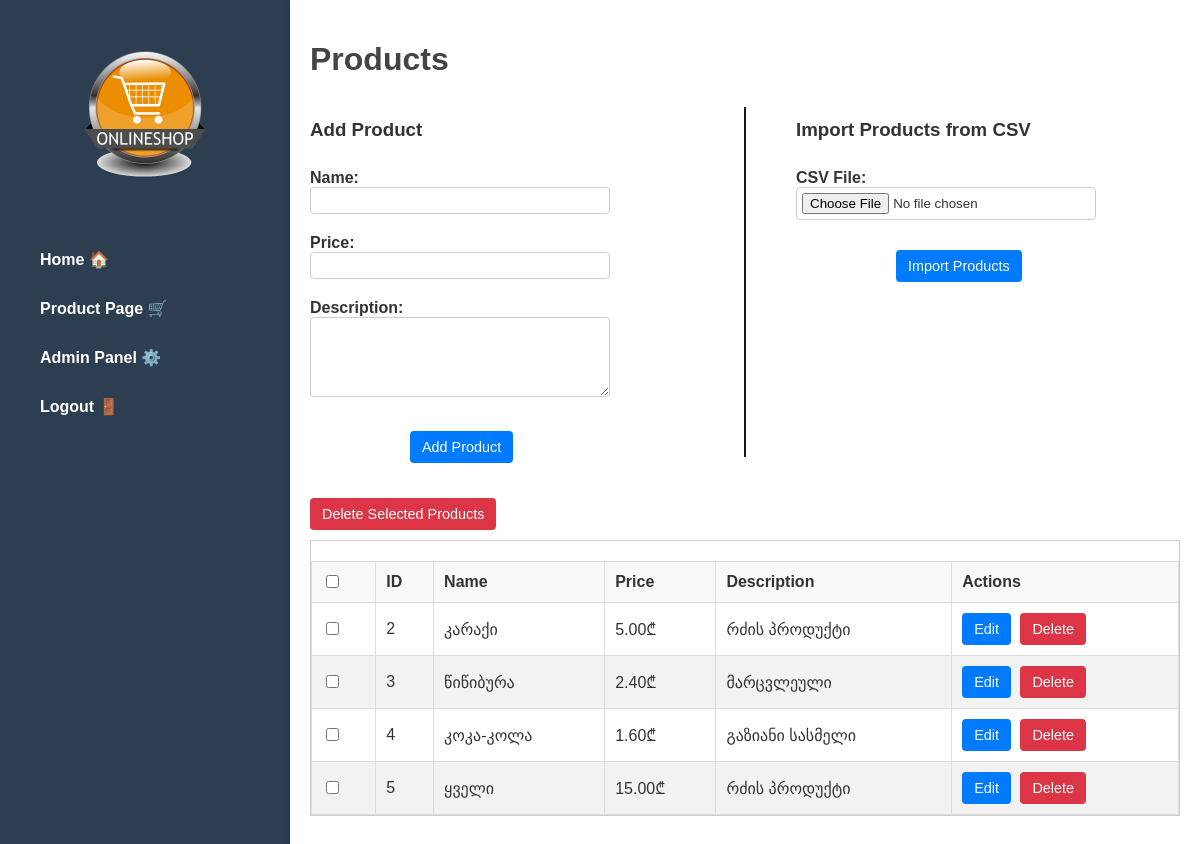
Before: /product/ (signed in) with the older database file.
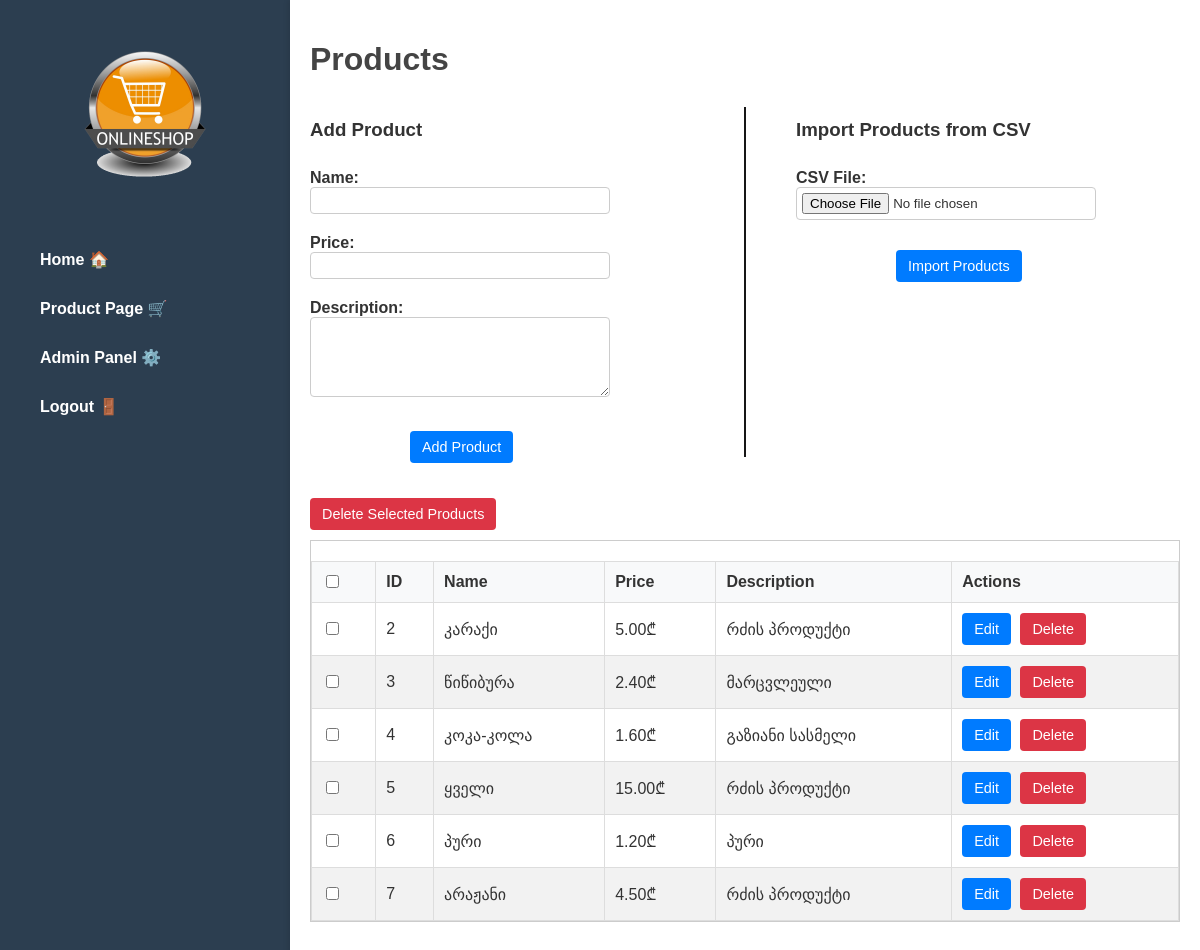
After: the same page with the newer database file.
### ProductShop/models.py (models this page shows, shortened)
class Product(models.Model):
    name = models.CharField(max_length=255)
    price = models.DecimalField(max_digits=10, decimal_places=2)
    description = models.TextField()

### ProductShop/views.py (the view, shortened to what this page needs)
# urls.py: path('product/', product_page, name='product_page'),
@login_required
def product_page(request):
    products = Product.objects.all()
    context = {'products': products, 'request': request}
    return render(request, 'productshop/product_page.html', context)

### ProductShop/templates/productshop/product_page.html (shortened to what this page needs)
{% extends "productshop/base.html" %}
{% load static %}
{% block content %}
    <h1>Products</h1>
    {% if perms.ProductShop.add_product %}
    <div style="display: flex; gap: 50px; margin-bottom: 25px; align-items: flex-start;">
        <form method="post" style="display: flex; flex-direction: column; gap: 10px; align-items: flex-start;" name="add_product_form">
            <h3>Add Product</h3>
            <div>
                <label for="name" style="display: inline-block; width: 100px;">Name:</label>
                <input type="text" id="name" name="name" style="width: 300px;" required step="0.01">
            </div>
            <div>
                <label for="price" style="display: inline-block; width: 100px;">Price:</label>
                <input type="number" id="price" name="price" style="width: 300px;" required step="0.01">
            </div>
            <div>
                <label for="description" style="display: inline-block; width: 100px; vertical-align: top;">Description:</label>
                <textarea id="description" name="description" style="width: 300px; height: 80px;"></textarea>
            </div>
            <button type="submit" style="margin-left: 100px; margin-top: 10px; align-self: flex-start;">Add Product</button>
        </form>
        <div style="border-left: 2px solid #171616; height: 350px; align-self: center;"></div>
        <form method="post" enctype="multipart/form-data" style="display: flex; flex-direction: column; gap: 10px; align-items: flex-start;" name="import_product_form">
            <h3>Import Products from CSV</h3>
            <div>
                <label for="csv_file" style="display: inline-block; width: 100px;">CSV File:</label>
                <input type="file" name="csv_file" accept=".csv" required>
            </div>
            <button type="submit" style="margin-left: 100px; margin-top: 10px; align-self: flex-start;">Import Products</button>
        </form>
    </div>
    {% endif %}
    {% if perms.ProductShop.delete_product %}
    <form method="post" id="bulk-delete-form" onsubmit="return confirmBulkDelete()">
        <button type="submit" style="margin-bottom: 10px; background-color: #dc3545; color: white; border: none; padding: 8px 12px; cursor: pointer; border-radius: 4px; font-size: 0.9em;">Delete Selected Products</button>
    </form>
    {% endif %}
    <div style="max-height: 70vh; overflow-y: auto; border: 1px solid #ccc; margin-bottom: 10px;">
        <table style="width: 100%; border-collapse: collapse;">
            <thead>
                <tr>
                    {% if perms.ProductShop.delete_product %}
                        <th><input type="checkbox" onclick="toggleSelectAll(this)"></th>
                    {% endif %}
                    <th>ID</th>
                    <th>Name</th>
                    <th>Price</th>
                    <th>Description</th>
                    <th>Actions</th>
                </tr>
            </thead>
            <tbody>
                {% for product in products %}
                <tr>
                    {% if perms.ProductShop.delete_product %}
                        <td><input type="checkbox" name="selected_products" value="{{ product.id }}"></td>
                    {% endif %}
                    <td>{{ product.id }}</td>
                    <td>{{ product.name }}</td>
                    <td>{{ product.price|floatformat:2 }}₾</td>
                    <td>{{ product.description }}</td>
                    <td>
                        {% if perms.ProductShop.change_product %}
                            <button onclick="openEditModal({{ product.id }}, '{{ product.name }}', '{{ product.price }}', '{{ product.description|escapejs }}')">Edit</button>
                        {% endif %}
                        {% if perms.ProductShop.delete_product %}
                            <button class="delete-button" onclick="openDeleteModal({{ product.id }})">Delete</button>
                        {% endif %}
                    </td>
                </tr>
                {% empty %}
                <tr><td colspan="6">No products available.</td></tr>
                {% endfor %}
            </tbody>
        </table>
    </div>
    <div style="height: 30px;"></div>
{% endblock %}

### ProductShop/templates/productshop/base.html (shortened to what this page needs)
{% load static %}
<!DOCTYPE html>
<html lang="en">
<head>
    <link rel="stylesheet" href="{% static 'css/styles.css' %}">
</head>
<body>
    <div class="container">
        <div class="sidebar">
            <div class="logo">
                <img src="{% static 'images/logo.png' %}" alt="Shop Logo">
            </div>
            <ul>
                <li><a href="{% url 'product_shop:home' %}">Home 🏠</a></li>
                {% if user.is_authenticated %}
                    <li><a href="{% url 'product_shop:product_page' %}">Product Page 🛒</a></li>
                    {% if user.is_staff %}
                        <li><a href="{% url 'admin:index' %}">Admin Panel ⚙️</a></li>
                    {% endif %}
                    <li><a href="{% url 'users:logout_user' %}">Logout 🚪</a></li>
                {% else %}
                    <li><a href="{% url 'users:login_user' %}">Login 🔑</a></li>
                    <li><a href="{% url 'users:register_user' %}">Register 📝</a></li>
                {% endif %}
            </ul>
        </div>
        <div class="content">
            {% block content %}
            {% endblock %}
        </div>
    </div>
</body>
</html>

### ProductShop/Static/css/styles.css (style rules this page uses)
body { font-family: 'Arial', sans-serif; margin: 0; padding: 0; background-color: #f4f4f9; color: #333; }
h1, h2 { color: #444; }
a { text-decoration: none; color: #007bff; }
.container { display: flex; min-height: 100vh; }
.sidebar { width: 250px; background-color: #2c3e50; color: white; padding: 20px; box-shadow: 2px 0 5px rgba(0, 0, 0, 0.1); display: flex; flex-direction: column; align-items: center; }
.sidebar .logo { padding: 20px; margin-bottom: 20px; }
.sidebar .logo img { max-width: 150px; height: auto; display: block; }
.sidebar ul { list-style: none; padding: 0; margin: 0; width: 100%; }
.sidebar ul li { margin: 10px 0; }
.sidebar ul li a { display: block; padding: 10px 20px; text-decoration: none; color: white; font-weight: bold; border-radius: 5px; transition: background-color 0.3s ease; }
.content { flex: 1; padding: 20px; background-color: #ffffff; box-shadow: -2px 0 5px rgba(0, 0, 0, 0.1); overflow-y: auto; height: 100vh; }
table { width: 100%; border-collapse: collapse; margin-top: 20px; }
table th, table td { border: 1px solid #ddd; padding: 10px; text-align: left; }
table th { background-color: #f8f9fa; font-weight: bold; }
table tr:nth-child(even) { background-color: #f2f2f2; }
button { background-color: #007bff; color: white; border: none; padding: 8px 12px; cursor: pointer; border-radius: 4px; font-size: 0.9em; }
form label { display: inline-block; width: 100px; font-weight: bold; }
form input, form textarea { width: 300px; padding: 5px; margin-bottom: 10px; border: 1px solid #ccc; border-radius: 4px; box-sizing: border-box; }
form textarea { height: 100px; }
form button { margin-top: 10px; }
button.delete-button { background-color: #dc3545; color: white; border: none; padding: 8px 12px; cursor: pointer; border-radius: 4px; font-size: 0.9em; margin-left: 5px; }
html, body { margin: 0; padding: 0; overflow: hidden; height: 100vh; }

Changed rows visible on the page:
added Product: id "6", name "პური", price "1.20", description "პური"
added Product: id "7", name "არაჟანი", price "4.50", description "რძის პროდუქტი"
